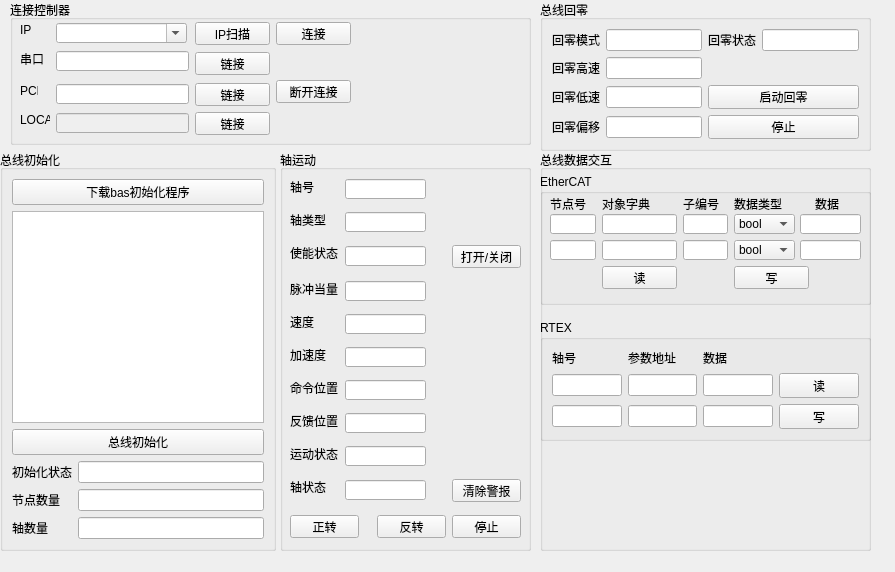
<?xml version="1.0" encoding="UTF-8"?>
<ui version="4.0">
    <class>Form</class>
    <widget class="QWidget" name="Form">
        <property name="geometry">
            <rect>
                <x>0</x>
                <y>0</y>
                <width>895</width>
                <height>572</height>
            </rect>
        </property>
        <property name="windowTitle">
            <string>Form</string>
        </property>
        <widget class="QGroupBox" name="groupBox">
            <property name="geometry">
                <rect>
                    <x>10</x>
                    <y>0</y>
                    <width>521</width>
                    <height>145</height>
                </rect>
            </property>
            <property name="sizePolicy">
                <sizepolicy hsizetype="Preferred" vsizetype="Fixed">
                    <horstretch>0</horstretch>
                    <verstretch>0</verstretch>
                </sizepolicy>
            </property>
            <property name="title">
                <string>连接控制器</string>
            </property>
            <widget class="QLabel" name="label">
                <property name="geometry">
                    <rect>
                        <x>10</x>
                        <y>22</y>
                        <width>16</width>
                        <height>16</height>
                    </rect>
                </property>
                <property name="sizePolicy">
                    <sizepolicy hsizetype="Fixed" vsizetype="Preferred">
                        <horstretch>0</horstretch>
                        <verstretch>0</verstretch>
                    </sizepolicy>
                </property>
                <property name="text">
                    <string>IP</string>
                </property>
            </widget>
            <widget class="QComboBox" name="comboBox">
                <property name="geometry">
                    <rect>
                        <x>46</x>
                        <y>23</y>
                        <width>131</width>
                        <height>20</height>
                    </rect>
                </property>
                <property name="sizePolicy">
                    <sizepolicy hsizetype="Fixed" vsizetype="Fixed">
                        <horstretch>0</horstretch>
                        <verstretch>0</verstretch>
                    </sizepolicy>
                </property>
                <property name="editable">
                    <bool>true</bool>
                </property>
                <property name="currentText">
                    <string/>
                </property>
            </widget>
            <widget class="QPushButton" name="btn_close">
                <property name="geometry">
                    <rect>
                        <x>266</x>
                        <y>80</y>
                        <width>75</width>
                        <height>23</height>
                    </rect>
                </property>
                <property name="sizePolicy">
                    <sizepolicy hsizetype="Fixed" vsizetype="Fixed">
                        <horstretch>0</horstretch>
                        <verstretch>0</verstretch>
                    </sizepolicy>
                </property>
                <property name="text">
                    <string>断开连接</string>
                </property>
            </widget>
            <widget class="QPushButton" name="btn_open">
                <property name="geometry">
                    <rect>
                        <x>266</x>
                        <y>22</y>
                        <width>75</width>
                        <height>23</height>
                    </rect>
                </property>
                <property name="sizePolicy">
                    <sizepolicy hsizetype="Fixed" vsizetype="Fixed">
                        <horstretch>0</horstretch>
                        <verstretch>0</verstretch>
                    </sizepolicy>
                </property>
                <property name="text">
                    <string>连接</string>
                </property>
            </widget>
            <widget class="QPushButton" name="btn_ip_scan">
                <property name="geometry">
                    <rect>
                        <x>185</x>
                        <y>22</y>
                        <width>75</width>
                        <height>23</height>
                    </rect>
                </property>
                <property name="text">
                    <string>IP扫描</string>
                </property>
            </widget>
            <widget class="QLabel" name="label_30">
                <property name="geometry">
                    <rect>
                        <x>10</x>
                        <y>112</y>
                        <width>30</width>
                        <height>16</height>
                    </rect>
                </property>
                <property name="text">
                    <string>LOCAL</string>
                </property>
            </widget>
            <widget class="QLabel" name="label_29">
                <property name="geometry">
                    <rect>
                        <x>10</x>
                        <y>51</y>
                        <width>24</width>
                        <height>16</height>
                    </rect>
                </property>
                <property name="text">
                    <string>串口</string>
                </property>
            </widget>
            <widget class="QPushButton" name="btn_local">
                <property name="geometry">
                    <rect>
                        <x>185</x>
                        <y>112</y>
                        <width>75</width>
                        <height>23</height>
                    </rect>
                </property>
                <property name="text">
                    <string>链接</string>
                </property>
            </widget>
            <widget class="QLineEdit" name="edit_com">
                <property name="geometry">
                    <rect>
                        <x>46</x>
                        <y>51</y>
                        <width>133</width>
                        <height>20</height>
                    </rect>
                </property>
            </widget>
            <widget class="QPushButton" name="btn_pci">
                <property name="geometry">
                    <rect>
                        <x>185</x>
                        <y>83</y>
                        <width>75</width>
                        <height>23</height>
                    </rect>
                </property>
                <property name="text">
                    <string>链接</string>
                </property>
            </widget>
            <widget class="QLabel" name="label_28">
                <property name="geometry">
                    <rect>
                        <x>10</x>
                        <y>83</y>
                        <width>18</width>
                        <height>16</height>
                    </rect>
                </property>
                <property name="text">
                    <string>PCI</string>
                </property>
            </widget>
            <widget class="QLineEdit" name="edit_pci">
                <property name="geometry">
                    <rect>
                        <x>46</x>
                        <y>84</y>
                        <width>133</width>
                        <height>20</height>
                    </rect>
                </property>
            </widget>
            <widget class="QLineEdit" name="edit_local">
                <property name="enabled">
                    <bool>false</bool>
                </property>
                <property name="geometry">
                    <rect>
                        <x>46</x>
                        <y>113</y>
                        <width>133</width>
                        <height>20</height>
                    </rect>
                </property>
            </widget>
            <widget class="QPushButton" name="btn_com">
                <property name="geometry">
                    <rect>
                        <x>185</x>
                        <y>52</y>
                        <width>75</width>
                        <height>23</height>
                    </rect>
                </property>
                <property name="text">
                    <string>链接</string>
                </property>
            </widget>
        </widget>
        <widget class="QGroupBox" name="groupBox_2">
            <property name="geometry">
                <rect>
                    <x>0</x>
                    <y>150</y>
                    <width>276</width>
                    <height>401</height>
                </rect>
            </property>
            <property name="title">
                <string>总线初始化</string>
            </property>
            <layout class="QGridLayout" name="gridLayout">
                <item row="1" column="0" colspan="2">
                    <widget class="QTextEdit" name="textEdit_file_path"/>
                </item>
                <item row="2" column="0" colspan="2">
                    <widget class="QPushButton" name="btn_init_ZX">
                        <property name="text">
                            <string>总线初始化</string>
                        </property>
                    </widget>
                </item>
                <item row="8" column="0">
                    <widget class="QLabel" name="label_4">
                        <property name="text">
                            <string>轴数量</string>
                        </property>
                    </widget>
                </item>
                <item row="8" column="1">
                    <widget class="QLineEdit" name="edit_num_axis"/>
                </item>
                <item row="7" column="1">
                    <widget class="QLineEdit" name="edit_num_node"/>
                </item>
                <item row="0" column="0" colspan="2">
                    <widget class="QPushButton" name="btn_down_bas">
                        <property name="text">
                            <string>下载bas初始化程序</string>
                        </property>
                    </widget>
                </item>
                <item row="7" column="0">
                    <widget class="QLabel" name="label_3">
                        <property name="text">
                            <string>节点数量</string>
                        </property>
                    </widget>
                </item>
                <item row="6" column="0">
                    <widget class="QLabel" name="label_2">
                        <property name="text">
                            <string>初始化状态</string>
                        </property>
                    </widget>
                </item>
                <item row="6" column="1">
                    <widget class="QLineEdit" name="edit_state_init"/>
                </item>
            </layout>
        </widget>
        <widget class="QGroupBox" name="groupBox_3">
            <property name="geometry">
                <rect>
                    <x>280</x>
                    <y>150</y>
                    <width>251</width>
                    <height>401</height>
                </rect>
            </property>
            <property name="title">
                <string>轴运动</string>
            </property>
            <widget class="QLabel" name="label_5">
                <property name="geometry">
                    <rect>
                        <x>10</x>
                        <y>29</y>
                        <width>24</width>
                        <height>16</height>
                    </rect>
                </property>
                <property name="text">
                    <string>轴号</string>
                </property>
            </widget>
            <widget class="QLabel" name="label_6">
                <property name="geometry">
                    <rect>
                        <x>10</x>
                        <y>62</y>
                        <width>36</width>
                        <height>16</height>
                    </rect>
                </property>
                <property name="text">
                    <string>轴类型</string>
                </property>
            </widget>
            <widget class="QLabel" name="label_7">
                <property name="geometry">
                    <rect>
                        <x>10</x>
                        <y>95</y>
                        <width>48</width>
                        <height>16</height>
                    </rect>
                </property>
                <property name="text">
                    <string>使能状态</string>
                </property>
            </widget>
            <widget class="QLabel" name="label_8">
                <property name="geometry">
                    <rect>
                        <x>10</x>
                        <y>131</y>
                        <width>48</width>
                        <height>16</height>
                    </rect>
                </property>
                <property name="text">
                    <string>脉冲当量</string>
                </property>
            </widget>
            <widget class="QLabel" name="label_11">
                <property name="geometry">
                    <rect>
                        <x>10</x>
                        <y>230</y>
                        <width>48</width>
                        <height>16</height>
                    </rect>
                </property>
                <property name="text">
                    <string>命令位置</string>
                </property>
            </widget>
            <widget class="QLabel" name="label_12">
                <property name="geometry">
                    <rect>
                        <x>10</x>
                        <y>263</y>
                        <width>48</width>
                        <height>16</height>
                    </rect>
                </property>
                <property name="text">
                    <string>反馈位置</string>
                </property>
            </widget>
            <widget class="QLabel" name="label_13">
                <property name="geometry">
                    <rect>
                        <x>10</x>
                        <y>296</y>
                        <width>48</width>
                        <height>16</height>
                    </rect>
                </property>
                <property name="text">
                    <string>运动状态</string>
                </property>
            </widget>
            <widget class="QLabel" name="label_14">
                <property name="geometry">
                    <rect>
                        <x>10</x>
                        <y>329</y>
                        <width>36</width>
                        <height>16</height>
                    </rect>
                </property>
                <property name="text">
                    <string>轴状态</string>
                </property>
            </widget>
            <widget class="QLineEdit" name="edit_units">
                <property name="geometry">
                    <rect>
                        <x>65</x>
                        <y>131</y>
                        <width>81</width>
                        <height>20</height>
                    </rect>
                </property>
            </widget>
            <widget class="QLineEdit" name="edit_speed">
                <property name="geometry">
                    <rect>
                        <x>65</x>
                        <y>164</y>
                        <width>81</width>
                        <height>20</height>
                    </rect>
                </property>
            </widget>
            <widget class="QLineEdit" name="edit_accle">
                <property name="geometry">
                    <rect>
                        <x>65</x>
                        <y>197</y>
                        <width>81</width>
                        <height>20</height>
                    </rect>
                </property>
            </widget>
            <widget class="QLineEdit" name="edit_dpos">
                <property name="geometry">
                    <rect>
                        <x>65</x>
                        <y>230</y>
                        <width>81</width>
                        <height>20</height>
                    </rect>
                </property>
            </widget>
            <widget class="QLineEdit" name="edit_mpos">
                <property name="geometry">
                    <rect>
                        <x>65</x>
                        <y>263</y>
                        <width>81</width>
                        <height>20</height>
                    </rect>
                </property>
            </widget>
            <widget class="QLineEdit" name="edit_state_sport">
                <property name="geometry">
                    <rect>
                        <x>65</x>
                        <y>296</y>
                        <width>81</width>
                        <height>20</height>
                    </rect>
                </property>
            </widget>
            <widget class="QLineEdit" name="edit_state_axis">
                <property name="geometry">
                    <rect>
                        <x>65</x>
                        <y>330</y>
                        <width>81</width>
                        <height>20</height>
                    </rect>
                </property>
            </widget>
            <widget class="QLineEdit" name="edit_axis">
                <property name="geometry">
                    <rect>
                        <x>65</x>
                        <y>29</y>
                        <width>81</width>
                        <height>20</height>
                    </rect>
                </property>
            </widget>
            <widget class="QLineEdit" name="edit_atype_axis">
                <property name="geometry">
                    <rect>
                        <x>65</x>
                        <y>62</y>
                        <width>81</width>
                        <height>20</height>
                    </rect>
                </property>
            </widget>
            <widget class="QLineEdit" name="edit_state_enable">
                <property name="geometry">
                    <rect>
                        <x>65</x>
                        <y>96</y>
                        <width>81</width>
                        <height>20</height>
                    </rect>
                </property>
            </widget>
            <widget class="QLabel" name="label_9">
                <property name="geometry">
                    <rect>
                        <x>10</x>
                        <y>164</y>
                        <width>24</width>
                        <height>16</height>
                    </rect>
                </property>
                <property name="text">
                    <string>速度</string>
                </property>
            </widget>
            <widget class="QLabel" name="label_10">
                <property name="geometry">
                    <rect>
                        <x>10</x>
                        <y>197</y>
                        <width>36</width>
                        <height>16</height>
                    </rect>
                </property>
                <property name="text">
                    <string>加速度</string>
                </property>
            </widget>
            <widget class="QPushButton" name="btn_enable">
                <property name="geometry">
                    <rect>
                        <x>172</x>
                        <y>95</y>
                        <width>69</width>
                        <height>23</height>
                    </rect>
                </property>
                <property name="text">
                    <string>打开/关闭</string>
                </property>
            </widget>
            <widget class="QPushButton" name="btn_clear_warning">
                <property name="geometry">
                    <rect>
                        <x>172</x>
                        <y>329</y>
                        <width>69</width>
                        <height>23</height>
                    </rect>
                </property>
                <property name="text">
                    <string>清除警报</string>
                </property>
            </widget>
            <widget class="QPushButton" name="btn_fwd">
                <property name="geometry">
                    <rect>
                        <x>10</x>
                        <y>365</y>
                        <width>69</width>
                        <height>23</height>
                    </rect>
                </property>
                <property name="text">
                    <string>正转</string>
                </property>
            </widget>
            <widget class="QPushButton" name="btn_rev">
                <property name="geometry">
                    <rect>
                        <x>97</x>
                        <y>365</y>
                        <width>69</width>
                        <height>23</height>
                    </rect>
                </property>
                <property name="text">
                    <string>反转</string>
                </property>
            </widget>
            <widget class="QPushButton" name="btn_stop">
                <property name="geometry">
                    <rect>
                        <x>172</x>
                        <y>365</y>
                        <width>69</width>
                        <height>23</height>
                    </rect>
                </property>
                <property name="text">
                    <string>停止</string>
                </property>
            </widget>
        </widget>
        <widget class="QGroupBox" name="groupBox_4">
            <property name="geometry">
                <rect>
                    <x>540</x>
                    <y>0</y>
                    <width>331</width>
                    <height>151</height>
                </rect>
            </property>
            <property name="title">
                <string>总线回零</string>
            </property>
            <layout class="QGridLayout" name="gridLayout_2">
                <item row="3" column="1">
                    <widget class="QLineEdit" name="edit_HL_low"/>
                </item>
                <item row="2" column="0">
                    <widget class="QLabel" name="label_16">
                        <property name="text">
                            <string>回零高速</string>
                        </property>
                    </widget>
                </item>
                <item row="3" column="0">
                    <widget class="QLabel" name="label_17">
                        <property name="text">
                            <string>回零低速</string>
                        </property>
                    </widget>
                </item>
                <item row="4" column="1">
                    <widget class="QLineEdit" name="edit_HL_offset"/>
                </item>
                <item row="2" column="1">
                    <widget class="QLineEdit" name="edit_HL_high"/>
                </item>
                <item row="4" column="0">
                    <widget class="QLabel" name="label_18">
                        <property name="text">
                            <string>回零偏移</string>
                        </property>
                    </widget>
                </item>
                <item row="0" column="1">
                    <widget class="QLineEdit" name="edit_HL_mode"/>
                </item>
                <item row="0" column="4">
                    <widget class="QLabel" name="label_19">
                        <property name="text">
                            <string>回零状态</string>
                        </property>
                    </widget>
                </item>
                <item row="0" column="0">
                    <widget class="QLabel" name="label_15">
                        <property name="text">
                            <string>回零模式</string>
                        </property>
                    </widget>
                </item>
                <item row="0" column="5">
                    <widget class="QLineEdit" name="edit_HL_state"/>
                </item>
                <item row="3" column="4" colspan="2">
                    <widget class="QPushButton" name="btn_HL_start">
                        <property name="text">
                            <string>启动回零</string>
                        </property>
                    </widget>
                </item>
                <item row="4" column="4" colspan="2">
                    <widget class="QPushButton" name="btn_HL_stop">
                        <property name="text">
                            <string>停止</string>
                        </property>
                    </widget>
                </item>
            </layout>
        </widget>
        <widget class="QGroupBox" name="groupBox_5">
            <property name="geometry">
                <rect>
                    <x>540</x>
                    <y>150</y>
                    <width>331</width>
                    <height>401</height>
                </rect>
            </property>
            <property name="title">
                <string>总线数据交互</string>
            </property>
            <widget class="QGroupBox" name="groupBox_6">
                <property name="geometry">
                    <rect>
                        <x>0</x>
                        <y>24</y>
                        <width>331</width>
                        <height>131</height>
                    </rect>
                </property>
                <property name="title">
                    <string>EtherCAT</string>
                </property>
                <widget class="QLabel" name="label_20">
                    <property name="geometry">
                        <rect>
                            <x>10</x>
                            <y>22</y>
                            <width>36</width>
                            <height>16</height>
                        </rect>
                    </property>
                    <property name="text">
                        <string>节点号</string>
                    </property>
                </widget>
                <widget class="QLabel" name="label_22">
                    <property name="geometry">
                        <rect>
                            <x>143</x>
                            <y>22</y>
                            <width>36</width>
                            <height>16</height>
                        </rect>
                    </property>
                    <property name="text">
                        <string>子编号</string>
                    </property>
                </widget>
                <widget class="QLabel" name="label_24">
                    <property name="geometry">
                        <rect>
                            <x>275</x>
                            <y>22</y>
                            <width>24</width>
                            <height>16</height>
                        </rect>
                    </property>
                    <property name="text">
                        <string>数据</string>
                    </property>
                </widget>
                <widget class="QLineEdit" name="edit_node_1">
                    <property name="geometry">
                        <rect>
                            <x>10</x>
                            <y>40</y>
                            <width>46</width>
                            <height>20</height>
                        </rect>
                    </property>
                </widget>
                <widget class="QLineEdit" name="edit_dir_1">
                    <property name="geometry">
                        <rect>
                            <x>62</x>
                            <y>40</y>
                            <width>75</width>
                            <height>20</height>
                        </rect>
                    </property>
                </widget>
                <widget class="QLineEdit" name="edit_sub_node_1">
                    <property name="geometry">
                        <rect>
                            <x>143</x>
                            <y>40</y>
                            <width>45</width>
                            <height>20</height>
                        </rect>
                    </property>
                </widget>
                <widget class="QLineEdit" name="edit_date_1">
                    <property name="geometry">
                        <rect>
                            <x>260</x>
                            <y>40</y>
                            <width>61</width>
                            <height>20</height>
                        </rect>
                    </property>
                </widget>
                <widget class="QComboBox" name="comboBox_type_1">
                    <property name="geometry">
                        <rect>
                            <x>194</x>
                            <y>40</y>
                            <width>61</width>
                            <height>20</height>
                        </rect>
                    </property>
                    <item>
                        <property name="text">
                            <string>bool</string>
                        </property>
                    </item>
                    <item>
                        <property name="text">
                            <string>int8</string>
                        </property>
                    </item>
                    <item>
                        <property name="text">
                            <string>int16</string>
                        </property>
                    </item>
                    <item>
                        <property name="text">
                            <string>int32</string>
                        </property>
                    </item>
                    <item>
                        <property name="text">
                            <string>uint8</string>
                        </property>
                    </item>
                    <item>
                        <property name="text">
                            <string>uint16</string>
                        </property>
                    </item>
                    <item>
                        <property name="text">
                            <string>uint32</string>
                        </property>
                    </item>
                </widget>
                <widget class="QComboBox" name="comboBox_type_2">
                    <property name="geometry">
                        <rect>
                            <x>194</x>
                            <y>66</y>
                            <width>61</width>
                            <height>20</height>
                        </rect>
                    </property>
                    <item>
                        <property name="text">
                            <string>bool</string>
                        </property>
                    </item>
                    <item>
                        <property name="text">
                            <string>int8</string>
                        </property>
                    </item>
                    <item>
                        <property name="text">
                            <string>int16</string>
                        </property>
                    </item>
                    <item>
                        <property name="text">
                            <string>int32</string>
                        </property>
                    </item>
                    <item>
                        <property name="text">
                            <string>uint8</string>
                        </property>
                    </item>
                    <item>
                        <property name="text">
                            <string>uint16</string>
                        </property>
                    </item>
                    <item>
                        <property name="text">
                            <string>uint32</string>
                        </property>
                    </item>
                </widget>
                <widget class="QLineEdit" name="edit_dir_2">
                    <property name="geometry">
                        <rect>
                            <x>62</x>
                            <y>66</y>
                            <width>75</width>
                            <height>20</height>
                        </rect>
                    </property>
                </widget>
                <widget class="QLineEdit" name="edit_node_2">
                    <property name="geometry">
                        <rect>
                            <x>10</x>
                            <y>66</y>
                            <width>46</width>
                            <height>20</height>
                        </rect>
                    </property>
                </widget>
                <widget class="QLineEdit" name="edit_date_2">
                    <property name="geometry">
                        <rect>
                            <x>260</x>
                            <y>66</y>
                            <width>61</width>
                            <height>20</height>
                        </rect>
                    </property>
                </widget>
                <widget class="QLineEdit" name="edit_sub_node_2">
                    <property name="geometry">
                        <rect>
                            <x>143</x>
                            <y>66</y>
                            <width>45</width>
                            <height>20</height>
                        </rect>
                    </property>
                </widget>
                <widget class="QPushButton" name="btn_Ecat_read">
                    <property name="geometry">
                        <rect>
                            <x>62</x>
                            <y>92</y>
                            <width>75</width>
                            <height>23</height>
                        </rect>
                    </property>
                    <property name="text">
                        <string>读</string>
                    </property>
                </widget>
                <widget class="QPushButton" name="btn_Ecat_write">
                    <property name="geometry">
                        <rect>
                            <x>194</x>
                            <y>92</y>
                            <width>75</width>
                            <height>23</height>
                        </rect>
                    </property>
                    <property name="text">
                        <string>写</string>
                    </property>
                </widget>
                <widget class="QLabel" name="label_23">
                    <property name="geometry">
                        <rect>
                            <x>194</x>
                            <y>22</y>
                            <width>48</width>
                            <height>16</height>
                        </rect>
                    </property>
                    <property name="text">
                        <string>数据类型</string>
                    </property>
                </widget>
                <widget class="QLabel" name="label_21">
                    <property name="geometry">
                        <rect>
                            <x>62</x>
                            <y>22</y>
                            <width>48</width>
                            <height>16</height>
                        </rect>
                    </property>
                    <property name="text">
                        <string>对象字典</string>
                    </property>
                </widget>
            </widget>
            <widget class="QGroupBox" name="groupBox_7">
                <property name="geometry">
                    <rect>
                        <x>0</x>
                        <y>170</y>
                        <width>331</width>
                        <height>121</height>
                    </rect>
                </property>
                <property name="title">
                    <string>RTEX</string>
                </property>
                <layout class="QGridLayout" name="gridLayout_4">
                    <item row="0" column="0">
                        <widget class="QLabel" name="label_25">
                            <property name="text">
                                <string>轴号</string>
                            </property>
                        </widget>
                    </item>
                    <item row="0" column="1">
                        <widget class="QLabel" name="label_26">
                            <property name="text">
                                <string>参数地址</string>
                            </property>
                        </widget>
                    </item>
                    <item row="0" column="2">
                        <widget class="QLabel" name="label_27">
                            <property name="text">
                                <string>数据</string>
                            </property>
                        </widget>
                    </item>
                    <item row="1" column="0">
                        <widget class="QLineEdit" name="edit_Rtex_axis_1"/>
                    </item>
                    <item row="1" column="1">
                        <widget class="QLineEdit" name="edit_add_1"/>
                    </item>
                    <item row="1" column="2">
                        <widget class="QLineEdit" name="edit_date_3"/>
                    </item>
                    <item row="1" column="3">
                        <widget class="QPushButton" name="btn_Rtex_read">
                            <property name="text">
                                <string>读</string>
                            </property>
                        </widget>
                    </item>
                    <item row="2" column="0">
                        <widget class="QLineEdit" name="edit_Rtex_axis_2"/>
                    </item>
                    <item row="2" column="1">
                        <widget class="QLineEdit" name="edit_add_2"/>
                    </item>
                    <item row="2" column="2">
                        <widget class="QLineEdit" name="edit_date_4"/>
                    </item>
                    <item row="2" column="3">
                        <widget class="QPushButton" name="btn_Rtex_write">
                            <property name="text">
                                <string>写</string>
                            </property>
                        </widget>
                    </item>
                </layout>
            </widget>
        </widget>
    </widget>
    <resources/>
    <connections/>
</ui>
